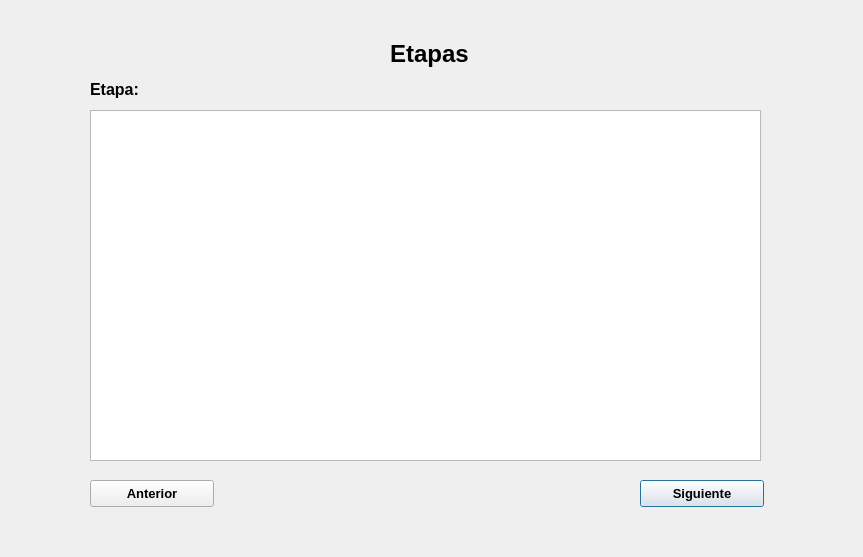
<?xml version="1.0" encoding="UTF-8"?>
<ui version="4.0">
 <class>Dialog</class>
 <widget class="QDialog" name="Dialog">
  <property name="geometry">
   <rect>
    <x>0</x>
    <y>0</y>
    <width>863</width>
    <height>557</height>
   </rect>
  </property>
  <property name="windowTitle">
   <string>Dialog</string>
  </property>
  <widget class="QTableWidget" name="tableWidget">
   <property name="geometry">
    <rect>
     <x>90</x>
     <y>110</y>
     <width>671</width>
     <height>351</height>
    </rect>
   </property>
  </widget>
  <widget class="QPushButton" name="siguiente">
   <property name="geometry">
    <rect>
     <x>640</x>
     <y>480</y>
     <width>124</width>
     <height>27</height>
    </rect>
   </property>
   <property name="font">
    <font>
     <pointsize>10</pointsize>
     <weight>75</weight>
     <bold>true</bold>
    </font>
   </property>
   <property name="text">
    <string>Siguiente</string>
   </property>
  </widget>
  <widget class="QLabel" name="label_4">
   <property name="geometry">
    <rect>
     <x>90</x>
     <y>80</y>
     <width>71</width>
     <height>19</height>
    </rect>
   </property>
   <property name="font">
    <font>
     <pointsize>12</pointsize>
    </font>
   </property>
   <property name="text">
    <string>&lt;html&gt;&lt;head/&gt;&lt;body&gt;&lt;p&gt;&lt;span style=&quot; font-weight:600;&quot;&gt;Etapa:&lt;/span&gt;&lt;/p&gt;&lt;/body&gt;&lt;/html&gt;</string>
   </property>
  </widget>
  <widget class="QLabel" name="label">
   <property name="geometry">
    <rect>
     <x>9</x>
     <y>40</y>
     <width>841</width>
     <height>29</height>
    </rect>
   </property>
   <property name="text">
    <string>&lt;html&gt;&lt;head/&gt;&lt;body&gt;&lt;p align=&quot;center&quot;&gt;&lt;span style=&quot; font-size:18pt; font-weight:600;&quot;&gt;Etapas&lt;/span&gt;&lt;/p&gt;&lt;/body&gt;&lt;/html&gt;</string>
   </property>
  </widget>
  <widget class="QLabel" name="etapa">
   <property name="geometry">
    <rect>
     <x>170</x>
     <y>80</y>
     <width>41</width>
     <height>19</height>
    </rect>
   </property>
   <property name="font">
    <font>
     <pointsize>12</pointsize>
    </font>
   </property>
   <property name="text">
    <string>&lt;html&gt;&lt;head/&gt;&lt;body&gt;&lt;p&gt;&lt;br/&gt;&lt;/p&gt;&lt;/body&gt;&lt;/html&gt;</string>
   </property>
  </widget>
  <widget class="QPushButton" name="anterior">
   <property name="geometry">
    <rect>
     <x>90</x>
     <y>480</y>
     <width>124</width>
     <height>27</height>
    </rect>
   </property>
   <property name="font">
    <font>
     <pointsize>10</pointsize>
     <weight>75</weight>
     <bold>true</bold>
    </font>
   </property>
   <property name="text">
    <string>Anterior</string>
   </property>
  </widget>
 </widget>
 <resources/>
 <connections/>
</ui>
